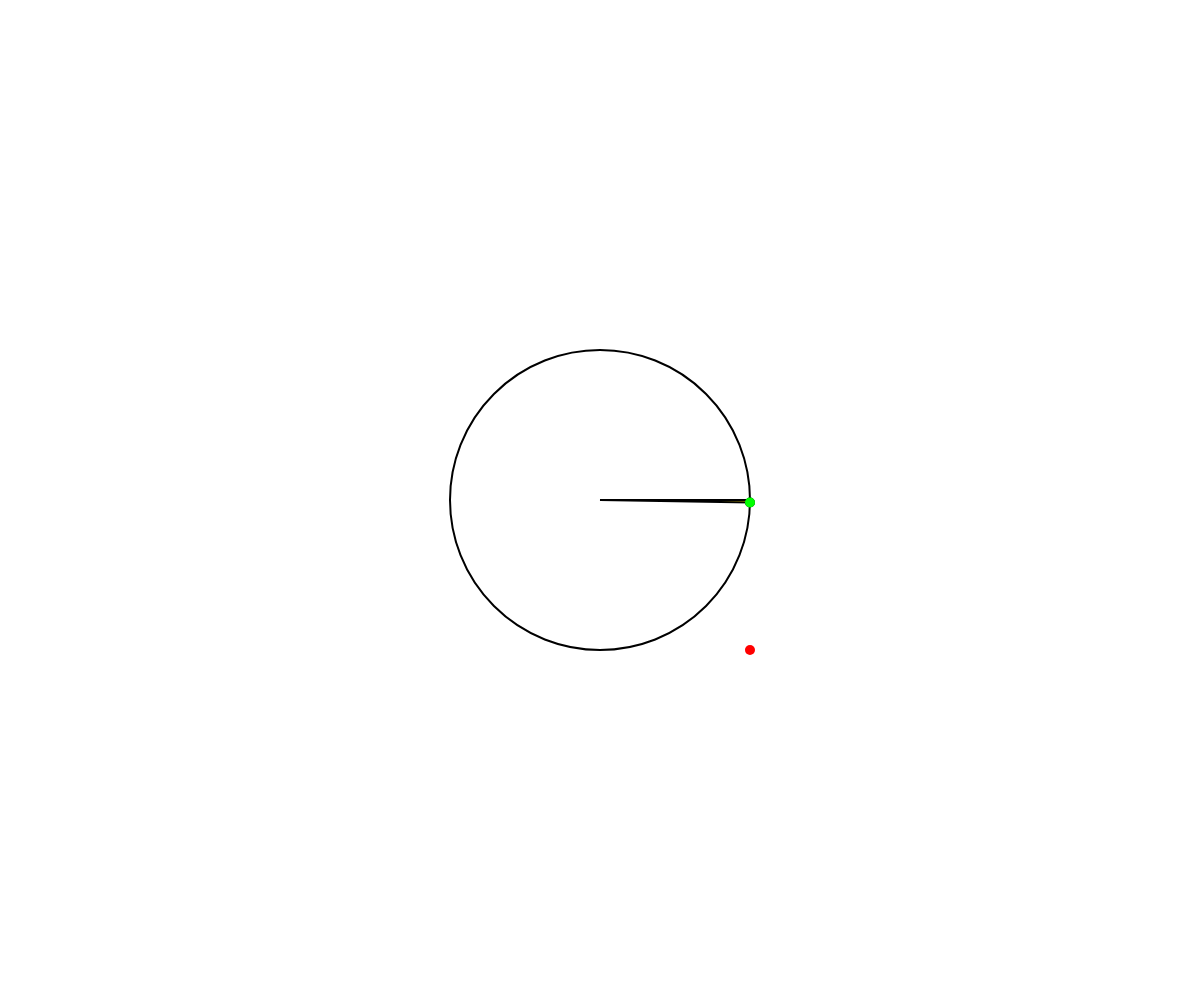
Frame 1 (no input)
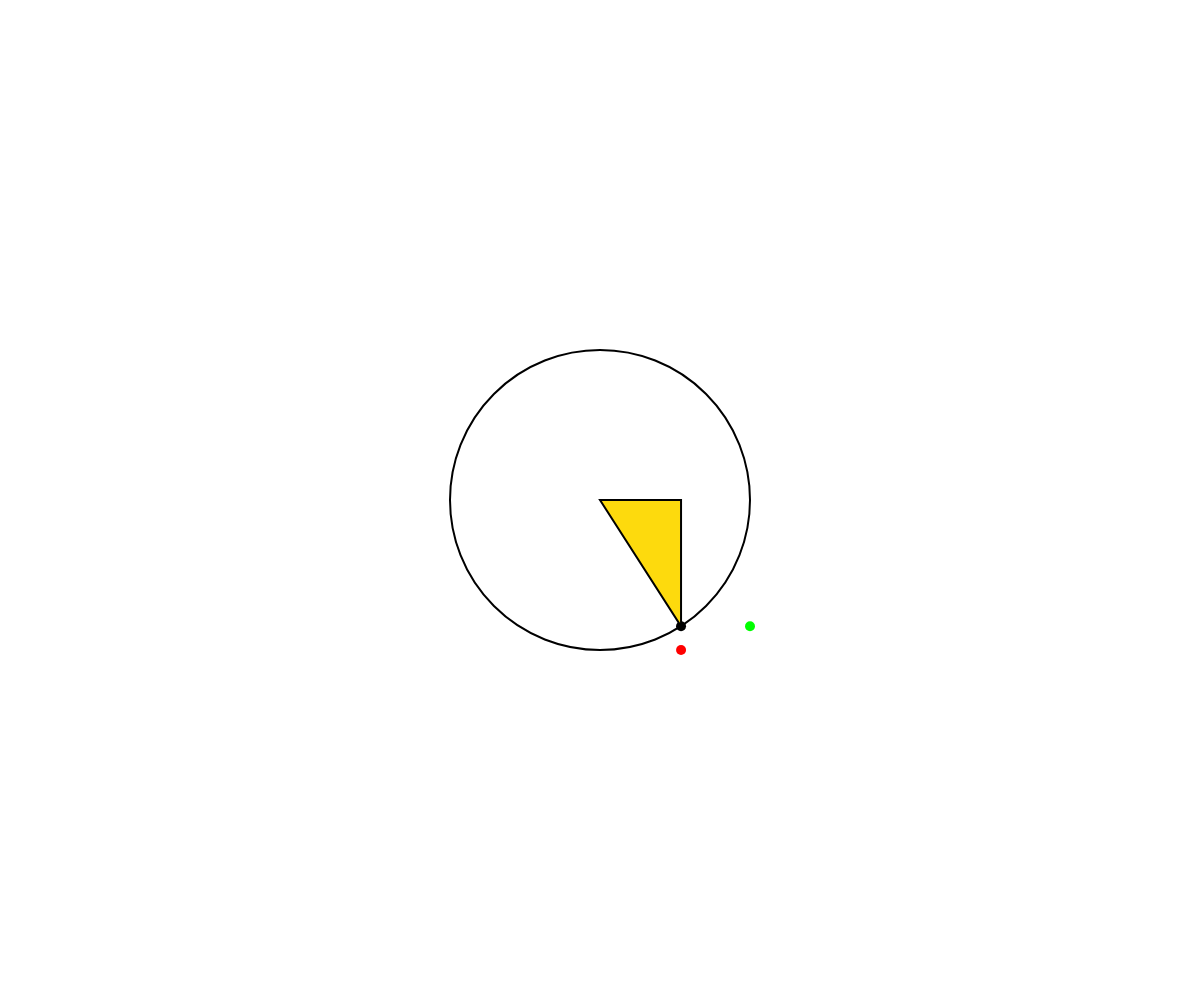
Frame 60 (no input)
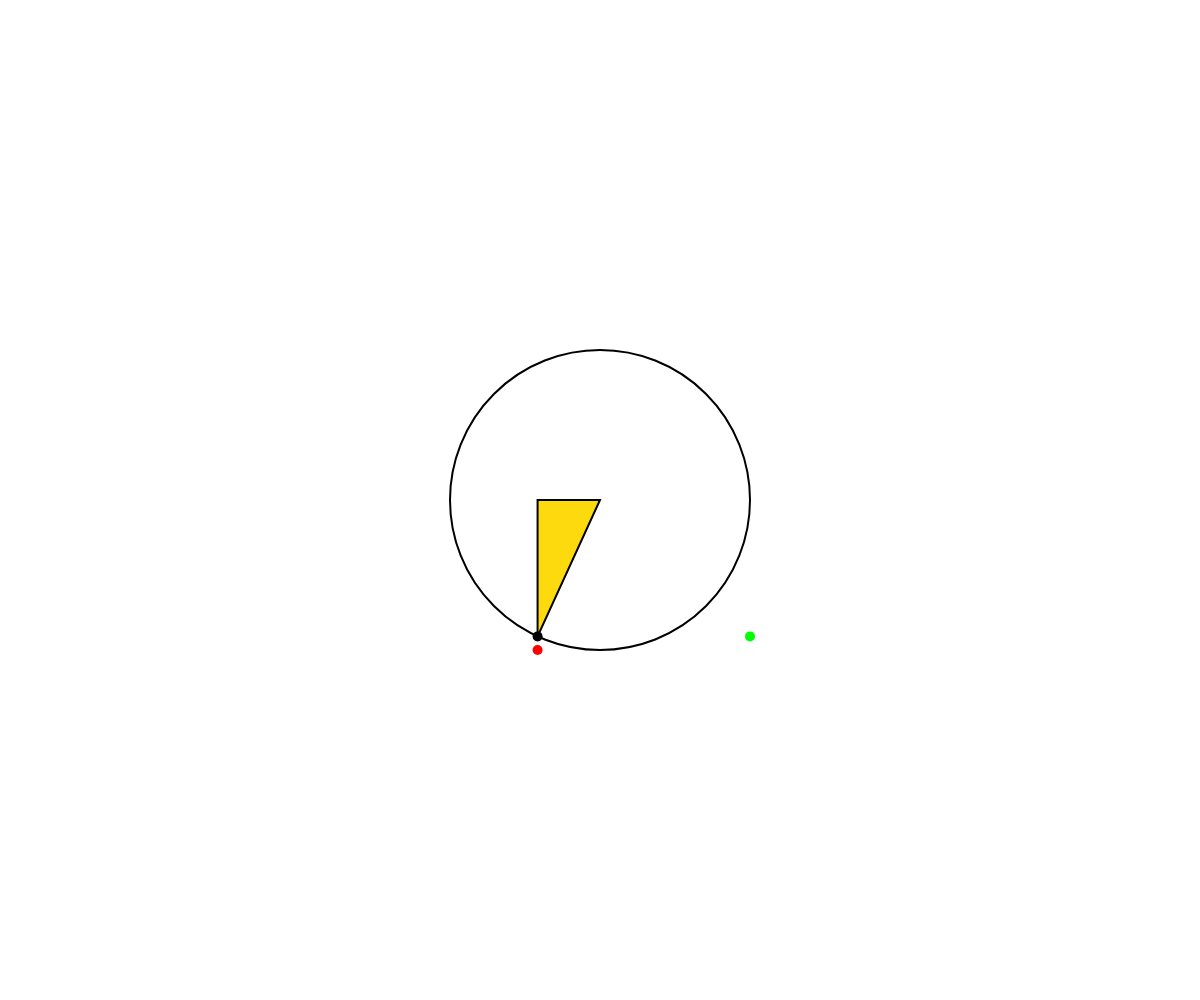
Frame 120 (the mouse pressed at the canvas centre since frame 60)

The p5.js sketch that drew these frames (run headless with seeded random() and noise() and a simulated clock; from frame 60 on, the mouse is pressed at the canvas centre):

// p5.js sketch
// ── sketch.js
const r = 150

function setup() {
  createCanvas(windowWidth, windowHeight)
}

function draw() {
  background(255)
  translate(width/2, height/2)

  strokeWeight(2)
  noFill()
  circle(0, 0, r*2)

  strokeWeight(10)

  const angle = millis()/1000 
  const x = r * cos(angle)
  const y = r * sin(angle)
  point(x, y)

  strokeWeight(2)
  fill(253, 218, 13)
  triangle(0, 0, x, 0, x, y)

  strokeWeight(10)
  stroke(0, 255, 0)
  point(r, y)
  stroke(255, 0, 0)
  point(x, r)
  stroke(0)
}
